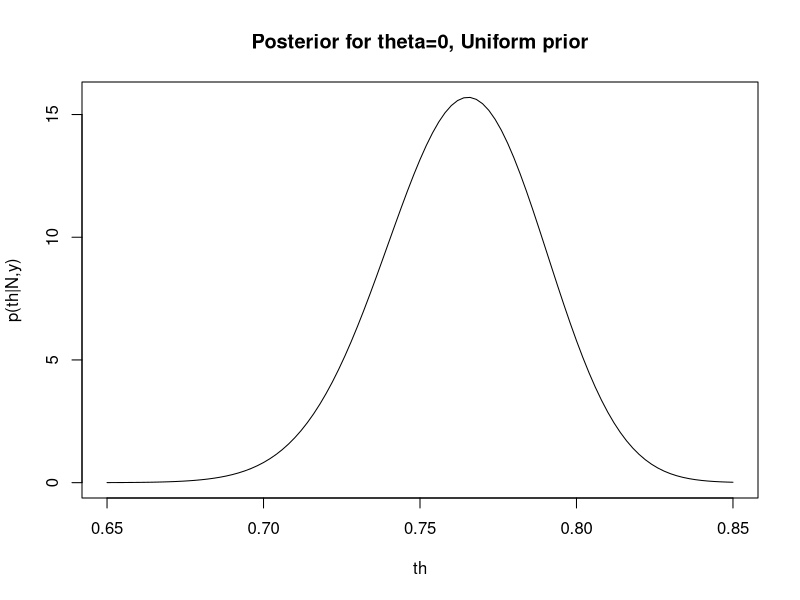
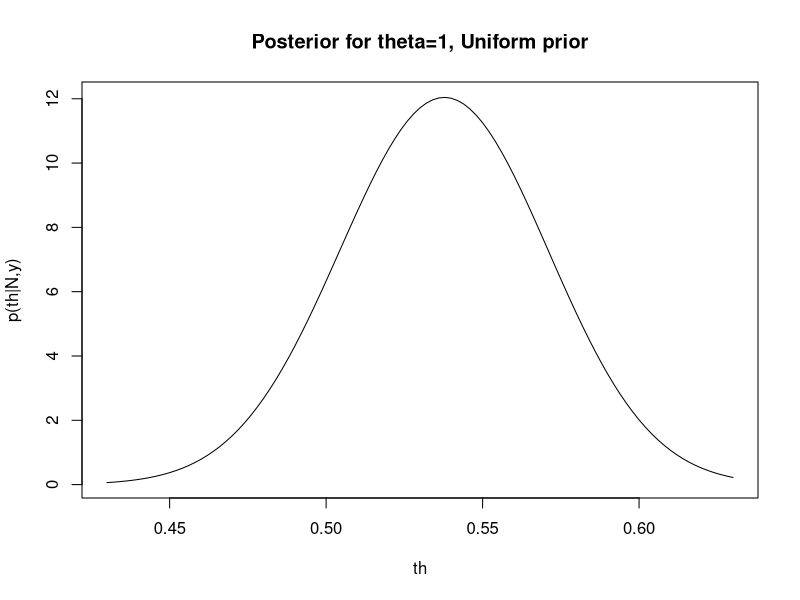
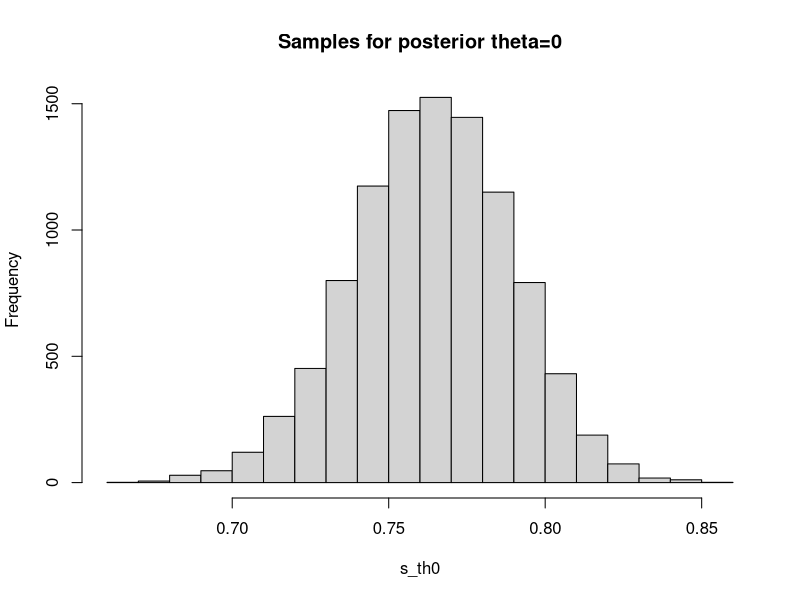
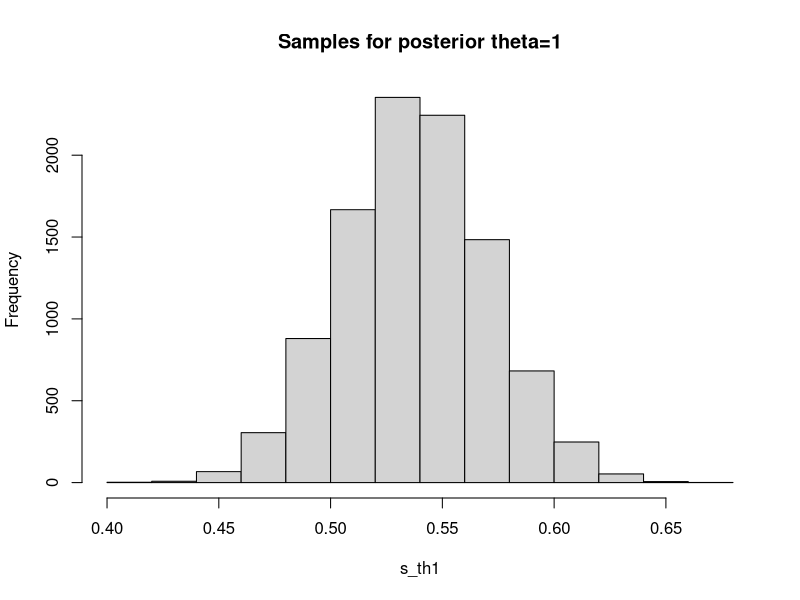
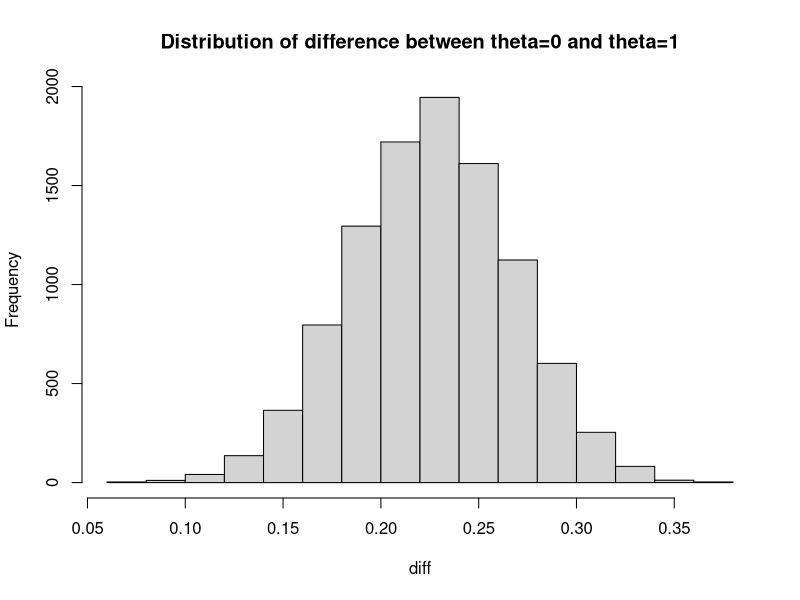

Write R code to recreate these figures, in order.
data = read.csv("white_fishes_data.csv")
y = table(data$WHIBIN, data$BOTTOMCOV)
colnames(y) <- c("COV0","COV1")
rownames(y) <- c("y0","y1")

#this is similar to the example with female birth, so following the example.

y
n0 <- y[[1]] + y[[2]]
succ0 <- y[[2]]

#naive approach:
succ0/n0

x <- seq(0.65, 0.85, length=101)

p0 <- dbeta(x, succ0+1, n0-succ0+1)

plot(x,p0, main="Posterior for theta=0, Uniform prior", xlab="th", ylab="p(th|N,y)", type="l")

n1 <- y[[3]] + y[[4]]
succ1 <- y[[4]]

#naive approach:
succ1/n1

x1 <- seq(0.43, 0.63, length=101)

p1 <- dbeta(x1, succ1+1, n1-succ1+1)

plot(x1,p1, main="Posterior for theta=1, Uniform prior", xlab="th", ylab="p(th|N,y)", type="l")

s_th0 <- rbeta(10000, succ0+1, n0-succ0+1)
s_th1 <- rbeta(10000, succ1+1, n1-succ1+1)

succ0
n0
succ1
n1

#posterior mean theta 0
mean(s_th0)

#standard deviation theta 0
sd(s_th0)

#posterior mean theta 1
mean(s_th1)

#standard deviation theta 1
sd(s_th1)

hist(s_th0, main="Samples for posterior theta=0")
hist(s_th1, main="Samples for posterior theta=1")

diff <- s_th0 - s_th1
hist(diff, main="Distribution of difference between theta=0 and theta=1")


sum <- 0
for (i in diff){
  if (i <= 0){
    sum <- sum +1
  }
}
print(sum)

#In this case, all elements in the sample for theta=1 are smaller thank theta=0, so the probability
#is 1. In practice, the probability should be given as 0.9999 (extremely small).